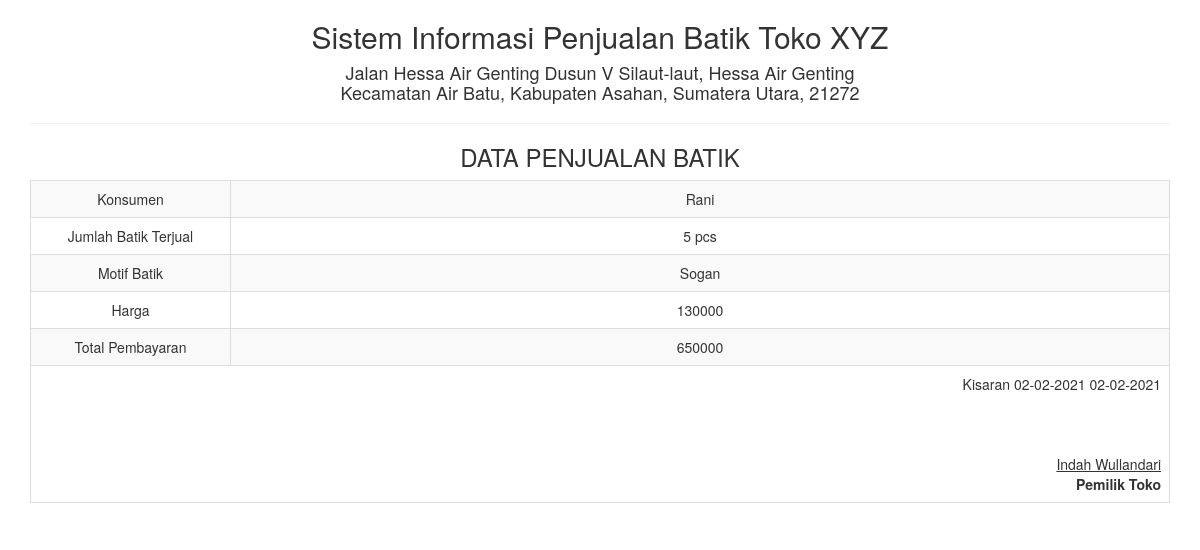
Page /report/p_batik_satu.php?id=14 on the committed database.
### tables this page shows
CREATE TABLE `tb_penjualanbatik` (
  `id` int(5) NOT NULL,
  `konsumen` varchar(20) NOT NULL,
  `jumlah_batik_terjual` varchar(25) NOT NULL,
  `motif_batik` varchar(35) NOT NULL,
  `harga` int(50) NOT NULL,
  `total_pembayaran` int(55) NOT NULL
);

### report/p_batik_satu.php (the view, shortened to what this page needs)
<!DOCTYPE html>
<html>
    <head>
        <link href="../Assets/css/bootstrap.min.css" rel="stylesheet" type="text/css"/>
    </head>
    <body onload="print()">
        <?php
        $sql = "SELECT * FROM tb_penjualanbatik WHERE id='" . $_GET ['id'] . "'";
        $query = mysqli_query($koneksi, $sql) or die("SQL Detail error");
        $data = mysqli_fetch_array($query);
        ?>
        <div class="container">
            <div class='row'>
                <div class="col-sm-12">
                    <div class="text-center">
                        <h2>Sistem Informasi Penjualan Batik Toko XYZ </h2>
                        <h4>Jalan Hessa Air Genting Dusun V Silaut-laut, Hessa Air Genting <br> Kecamatan Air Batu, Kabupaten Asahan, Sumatera Utara, 21272</h4>
                        <hr>
                        <h3>DATA PENJUALAN BATIK</h3>
                        <table class="table table-bordered table-striped table-hover">
                            <tbody>
								<tr>
                                    <td>Konsumen</td> <td><?= $data['konsumen'] ?></td>
                                </tr>
                                <tr>
                                    <td width="200">Jumlah Batik Terjual</td> <td><?= $data['jumlah_batik_terjual'] ?></td>
                                </tr>
                                <tr>
                                    <td>Motif Batik</td> <td><?= $data['motif_batik'] ?></td>
                                </tr>
								<tr>
                                    <td>Harga</td> <td><?= $data['harga'] ?></td>
                                </tr>
								<tr>
                                    <td>Total Pembayaran</td> <td><?= $data['total_pembayaran'] ?></td>
                                </tr>
                            </tbody>
                            <tfoot>
                                <tr>
                                    <td colspan="2" class="text-right">
                                        Kisaran 02-02-2021 <?= date("d-m-Y") ?>
                                        <br><br><br><br>
                                        <u>Indah Wullandari<strong></u><br>
                                        Pemilik Toko
									</td>
								</tr>
							</tfoot>
                        </table>
                    </div>
                </div>
            </div>
    </body>
</html>

### rows in the picture
tb_penjualanbatik: konsumen "Rani", jumlah_batik_terjual "5 pcs", motif_batik "Sogan", harga "130000", total_pembayaran "650000"
